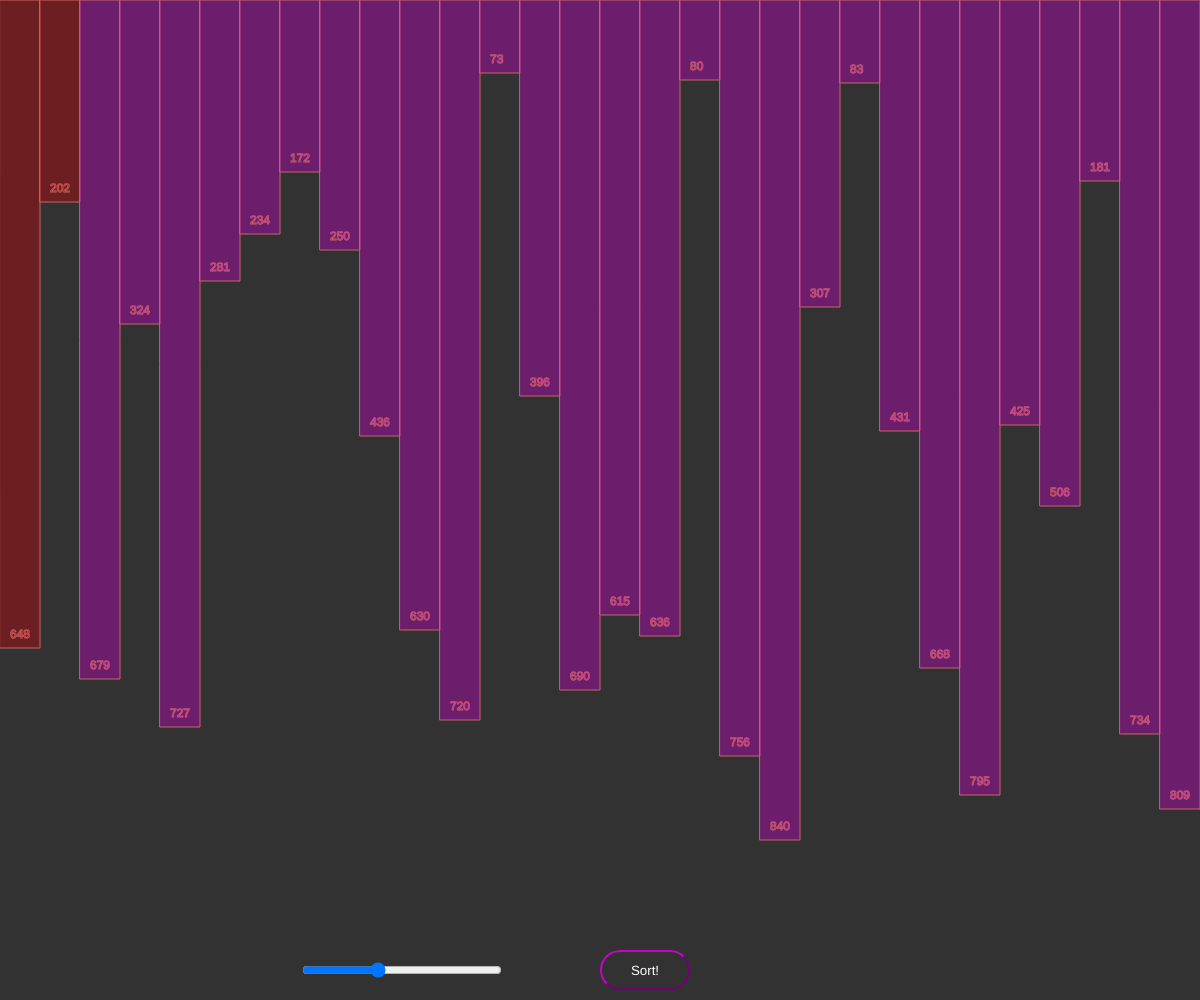
Frame 1 (no input)
Frame 60 (no input): identical to frame 1, image omitted
Frame 120 (the mouse pressed at the canvas centre since frame 60): identical to frame 1, image omitted

The p5.js sketch that drew this single still picture (run headless with seeded random() and noise() and a simulated clock; from frame 60 on, the mouse is pressed at the canvas centre):

// p5.js sketch
// ── sketch.js
let index_i = 0;
let index_j = 0;

let size = 40; // size of the bars (40 or greater displays numbers)
let apply_sleep = false; // enhances swap animation at low fr
let fr = 300; // 1 - slowest, 300 - fastest

let array = [];
let sorted = false;

let startSorting = false;

let slider;

const createArray = (windowWidth, size) => {
  array = [];
  for (let i = 0; i < Math.floor(windowWidth / size); i++)
    // array.push(Math.floor(random(20, height - 100)));
    array[i] = Math.floor(random(20, height - 100));
};

function setup() {
  createCanvas(windowWidth, windowHeight);
  createArray(windowWidth, size);
  frameRate(fr);

  const sortButton = createButton("Sort!");
  sortButton.position(windowWidth / 2, windowHeight - 50);
  sortButton.size(90, 40);
  sortButton.style(
    "background-color : transparent; color : white; outline: none; border-color: rgb(200, 0, 200, 100); border-radius: 20px"
  );
  sortButton.mousePressed(() => {
    startSorting = true;
    sortButton.style("color : grey; border-color: grey;");
    sortButton.attribute("disabled", true);
    slider.attribute("disabled", true);
  });

  slider = createSlider(5, 100, 40, 0);
  slider.position(windowWidth / 4, windowHeight - 40);
  slider.style("width: 200px; background: rgba(200, 0, 200, 100);");
}

const sleep = () =>
  new Promise((resolve, _reject) => {
    setTimeout(function () {
      resolve("Have a nap."); // Yay! Everything went well!
    }, 1250);
  });

async function draw() {
  background(50);

  let change = slider.value();
  if (change !== size) {
    size = change;
    createArray(windowWidth, change);
  }

  for (let i = 0; i < array.length; i++) {
    stroke(200, 100, 100);
    fill(200, 0, 200, 100);
    if ((array[i] && array[i + 1] && i === index_i) || i === index_i + 1) {
      fill(200, 0, 10, 100);
    }
    rect(i * size, 0, size, array[i]);
    if (size >= 40) text(array[i], i * size + size / 4, array[i] - 10);
  }

  if (startSorting) {
    if (apply_sleep) await sleep();
    // BUBBLE SORT

    let swap;

    if (index_j < array.length - 1) {
      if (index_i < array.length - index_j - 1) {
        if (array[index_i] > array[index_i + 1]) {
          swap = array[index_i];
          array[index_i] = array[index_i + 1];
          array[index_i + 1] = swap;

          clear();
          background(50);
          for (let i = 0; i < array.length; i++) {
            stroke(200, 100, 100);
            fill(200, 0, 200, 100);
            if (
              (array[i] && array[i + 1] && i === index_i) ||
              i === index_i + 1
            ) {
              fill(10, 0, 100);
            }
            rect(i * size, 0, size, array[i]);
            if (size >= 40) text(array[i], i * size + size / 4, array[i] - 10);
          }
        }

        index_i++;
      } else {
        index_i = 0;
        index_j++;
      }
    } else {
      sorted = true;
    }

    if (sorted) {
      console.log("Sorted!");
      noLoop();
      return;
    }
  }
}
